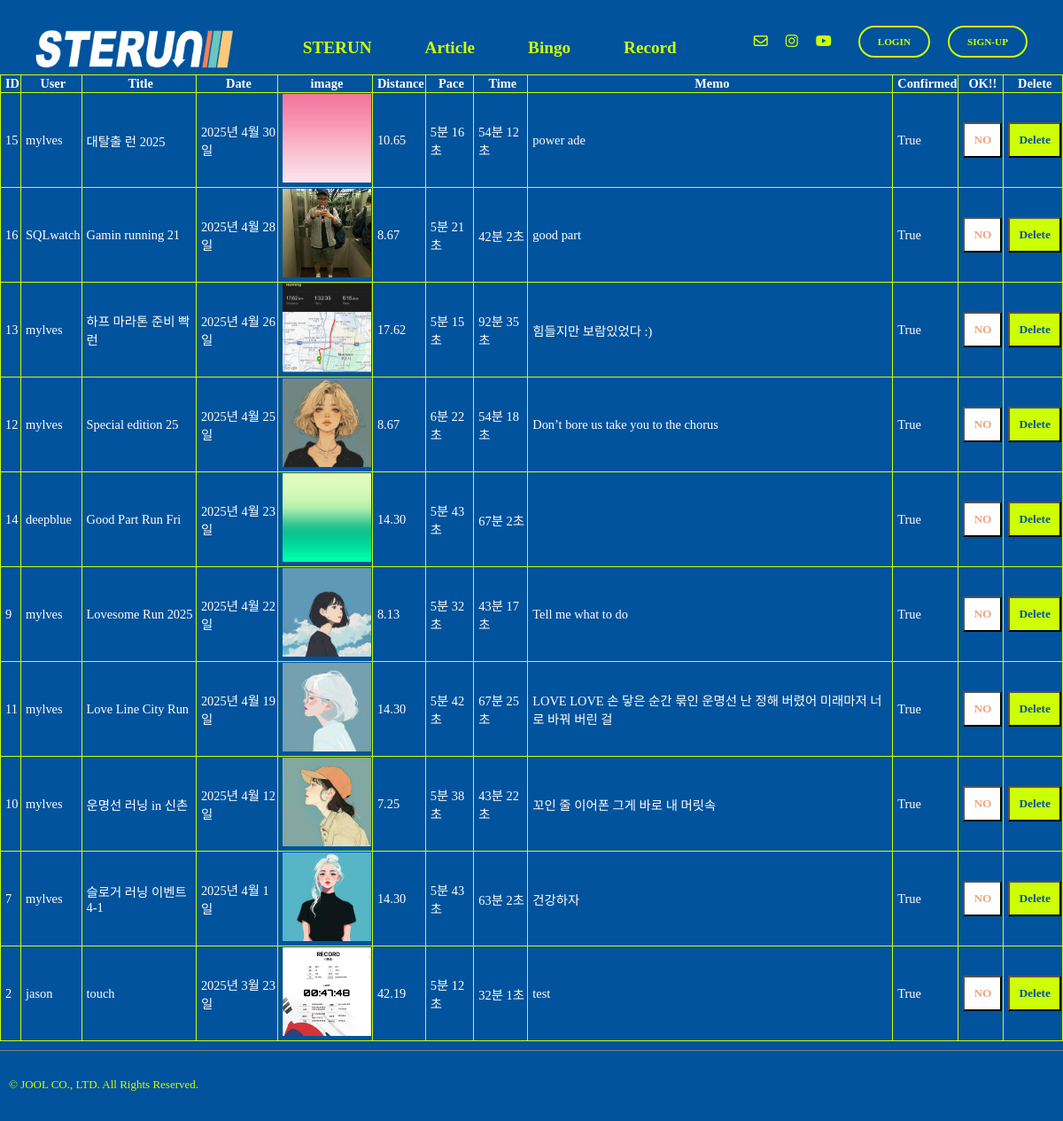
Page /runres/recordCheck/ on the earlier database version.
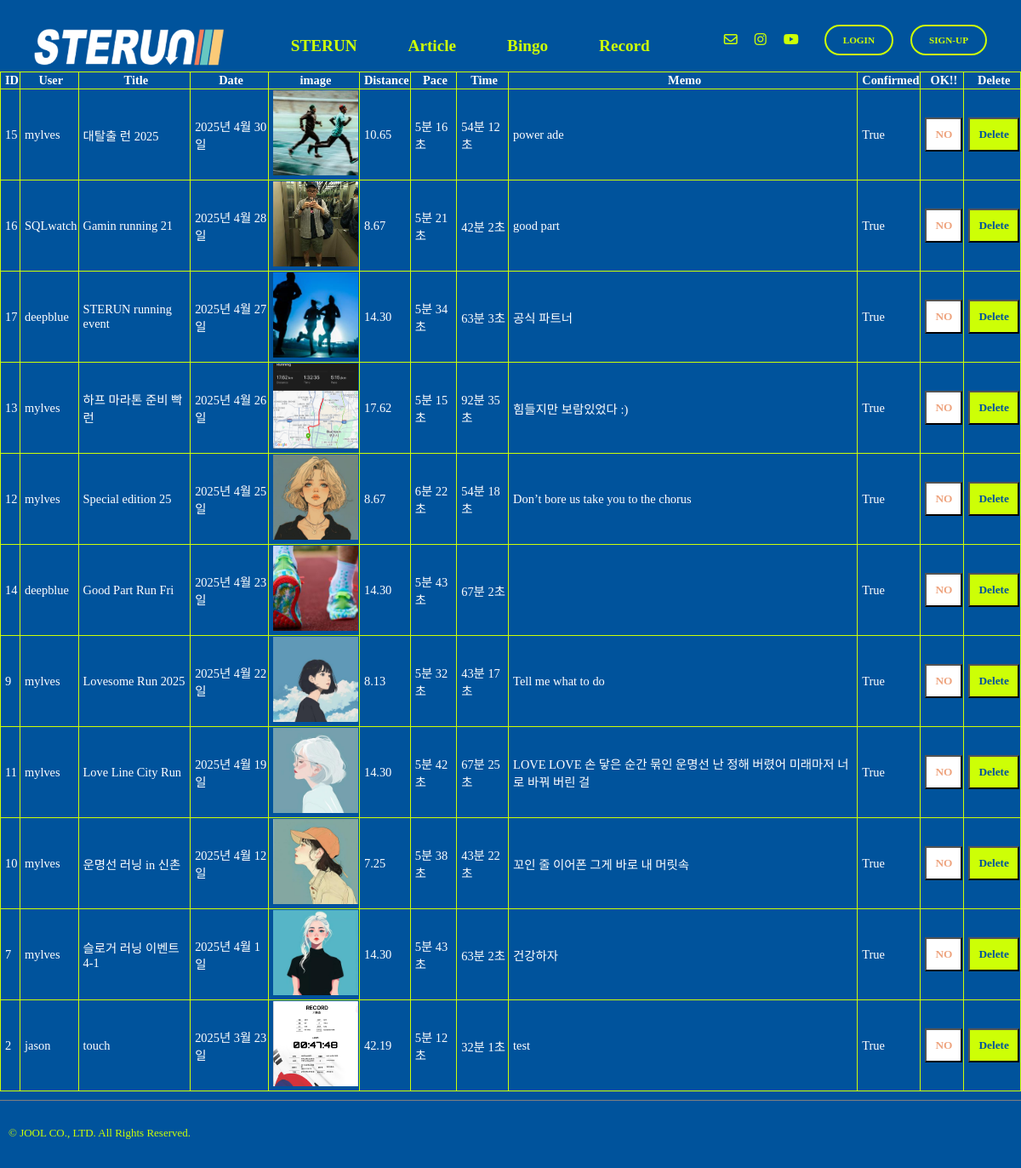
Same page on the later database version.
### record/models.py (models this page shows, shortened)
class Record(models.Model):
    record_id = models.AutoField(primary_key=True)
    title = models.CharField(max_length=50)
    user = models.ForeignKey(settings.AUTH_USER_MODEL,on_delete=models.CASCADE)
    record_date = models.DateField(blank=True, null=True)
    image = ResizedImageField(size=[500,500], upload_to="record", blank=False)
    distance = models.DecimalField(max_digits=6, decimal_places=2, blank=False, null=False)
    pace_m = models.IntegerField(null=True, blank=True)
    pace_s = models.IntegerField(null=True, blank=True)
    time_m = models.IntegerField(null=True, blank=True)
    time_s = models.IntegerField(null=True, blank=True)
    desc = models.TextField(blank=True)
    confirmed = models.BooleanField(default=False)

### record/views.py (the view)
# urls.py: path('recordCheck/', views.recordCheck, name="recordCheck"),
def recordCheck(request):
    record = Record.objects.order_by('-record_date')
    return render(request,"record_check.html", {"record":record})

### templates/record_check.html (shortened to what this page needs)
{% extends "base.html" %}
{% load static %}
{% block content %}
  <table class="record-check-table">
    <thead>
      <tr>
        <th>ID</th>
        <th>User</th>
        <th>Title</th>
        <th>Date</th>
        <th>image</th>
        <th>Distance</th>
        <th>Pace</th>
        <th>Time</th>
        <th>Memo</th>
        <th>Confirmed</th>
        <th>OK!!</th>
        <th>Delete</th>
      </tr>
    </thead>
    {% for data in record %}
      <tbody>
        <tr>
          <td>{{ data.record_id }}</td>
          <td>{{ data.user }}</td>
          <td>{{ data.title }}</td>
          <td>{{ data.record_date }}</td>
          <td>
            <a href="{{ data.image.url }}" target="_blank">
              <img src="/media/{{ data.image }}" alt="logo-top" height="100px" width="100px">
            </a>
          </td>
          <td>{{ data.distance }}</td>
          <td>{{ data.pace_m }}분
            {{ data.pace_s }}초</td>
          <td>{{ data.time_m }}분
            {{ data.time_s }}초</td>
          <td>{{ data.desc }}</td>
          <td>{{ data.confirmed }}</td>
          <td>
            {% if data.confirmed == False %}
              <form action="{% url 'runres:recordConfirm' data.record_id %}" method="post">
                {% csrf_token %}
                <button type="submit" class="yes-btn">OK</button>
              </form>
            {% else %}
              <form action="{% url 'runres:recordReject' data.record_id %}" method="post">
                <button type="submit" class="no-btn">NO</button>
              </form>
            {% endif %}
          </td>
          <td>
            <form action="{% url 'runres:recordDelete' data.record_id %}" method="post">
              <button type="submit" class="yes-btn">Delete</button>
            </form>
          </td>
        </tr>
      </tbody>
    {% endfor %}
  </table>
{% endblock content %}

### templates/base.html (shortened to what this page needs)
<!DOCTYPE html>
{% load static %}
<html lang="en">
  <head>
    <link href="https://hangeul.pstatic.net/hangeul_static/css/nanum-square-neo.css" rel="stylesheet">
    <link rel="stylesheet" type="text/css" href="{% static 'css/joolmag.css' %}"/>
    <link rel="stylesheet" type="text/css" href="{% static 'css/article.css' %}"/>
  </head>
  <body id="content" class="mainbg">
    <div class="info-container">
      <div class="sterun-logo-m">
        <a href={% url "index" %}>
          <img src="{% static "img/logo2@.png" %}" alt="logo-top" height="50px" width="auto">
      </div>
      <div class="j-nav-items fade-in-up-short1">
        <div class="j-nav-item">
          <a href="{% url 'index' %}">STERUN</a>
        </div>
        <div class="j-nav-item">
          <a href="{% url 'article:index' %}">Article</a>
        </div>
        <div class="j-nav-item">
          {% if user.is_authenticated %}
            <a href="{% url 'bingo:bingo' user.pk %}">Bingo</a>
          {% else %}
            <a href="{% url 'users:login' %}">Bingo</a>
          {% endif %}
        </div>
        <div class="j-nav-item">
          {% if user.is_authenticated %}
            <a href="{% url 'runres:recordview' user.pk %}">Record</a>
          {% else %}
            <a href="{% url 'users:login' %}">Record</a>
          {% endif %}
        </div>
      </div>
      <div class="login-sns-box">
        <div class="info-icons">
          <div class="info-icon">
            <i class="fa-regular fa-envelope"></i>
          </div>
          <div class="info-icon">
            <a href="https://www.instagram.com/hyunwoo_05/" target="_blank">
              <i class="fa-brands fa-instagram"></i>
            </a>
          </div>
          <div class="info-icon">
            <i class="fa-brands fa-youtube"></i>
          </div>
        </div>
        <div class="login-box">
          {% if user.is_authenticated %}
            <a href="{% url 'users:logout' %}">
              <div class="login-btn">{{ user.username }}
                님 로그아웃</div>
            </a>
          {% else %}
            <a href="{% url 'users:login' %}">
              <div class="login-btn">LOGIN</div>
            </a>
            <a href="{% url 'users:signup' %}">
              <div class="login-btn">SIGN-UP</div>
            </a>
          {% endif %}
        </div>
      </div>
    </div>
    {% block content %}{% endblock content %}
    <footer>
      <div class="rights">
        <p>© JOOL CO., LTD. All Rights Reserved.</p>
      </div>
    </footer>
  </body>
</html>

### static/css/joolmag.css (style rules this page uses)
:root { --j-pink: #eea47f; --blue: #1e90ff; --white: #ffffff; --black: black; --jblue: #00539c; --jlightgreen: #cdff06; }
* { font-family: "NanumSquareNeo"; }
a { text-decoration-line: none; color: var(--text-color); }
html { overflow-y: scroll; }
img { object-fit: cover; }
button { cursor: pointer; position: relative; }
.mainbg { background-color: var(--jblue); margin: 0; padding: 0; overflow-y: auto; overflow-x: auto; }
footer { padding: 10px 0 10px 10px; margin: 10px 0 10px 0; border-top: grey solid 1px; }
.login-sns-box { display: flex; flex-direction: row; }
.sterun-logo-m { text-align: center; padding: 20px 0 0 20px; }
.info-container { display: flex; align-items: center; justify-content: space-between; margin: 10px 40px 0 20px; }
.info-icons { display: flex; align-items: center; }
.info-icon { color: var(--jlightgreen); margin: 0 10px 0 10px; }
.j-nav-items { display: flex; color: var(--jlightgreen); margin: 20px 0 20px 0; }
.j-nav-item { font-size: 1.3rem; text-align: center; padding: 0 30px 0 30px; }
.j-nav-item a { font-weight: 600; font-family: LeeSeoyun; }
.j-nav-item a:after { display: block; content: ""; border-bottom: solid 1px var(--jlightgreen); transform: scaleX(0); transition: transform 250ms ease-in-out; margin-top: -12px; }
.rights { margin: 20px 0 0 0; color: var(--jlightgreen); font-size: 13px; }
.login-box { display: flex; flex-direction: row; }
.login-btn { font-size: 0.7rem; color: var(--jlightgreen); font-weight: 700; border: var(--jlightgreen) solid 2px; border-radius: 50px; padding: 10px 20px 10px 20px; margin-left: 20px; }
.fade-in-up-short1 { opacity: 0; transform: translateY(5px); animation: fadeInUp 0.8s ease-out forwards; animation-delay: 0.3s; }
.record-check-table { color: var(--white); font-size: 0.9rem; width: 100%; border: 1px solid var(--jlightgreen); border-collapse: collapse; }
th, td { border: 1px solid var(--jlightgreen); border-collapse: collapse; padding-left: 5px; }
.yes-btn { color: var(--jblue); background-color: var(--jlightgreen); font-weight: 700; padding: 10px 10px 10px 10px; }
.no-btn { color: var(--j-pink); background-color: var(--white); font-weight: 700; padding: 10px 10px 10px 10px; }

### static/css/article.css (style rules this page uses)
:root { --j-pink: #EEA47F; --blue: #1e90ff; --white: #ffffff; --black: black; --jblue: #00539C; --jlightgreen: #CDFF06; }
html { overflow-y: scroll; }
.j-nav-items > div > a { font-family: LeeSeoyun; font-size: 1.2rem; font-weight: 700; }
.rights { margin: 20px 0 0 0; color: var(--jlightgreen); font-size: 13px; }

Differences in the rows shown:
changed Record "대탈출 런 2025": image: a different picture
added Record: record_id "17", user "deepblue", title "STERUN running event", record_date "2025년 4월 27일", image (picture), distance "14.30", pace_m "5", pace_s "34", time_m "63", time_s "3", desc "공식 파트너", confirmed "True", shows "NO"
changed Record "Good Part Run Fri": image: a different picture
